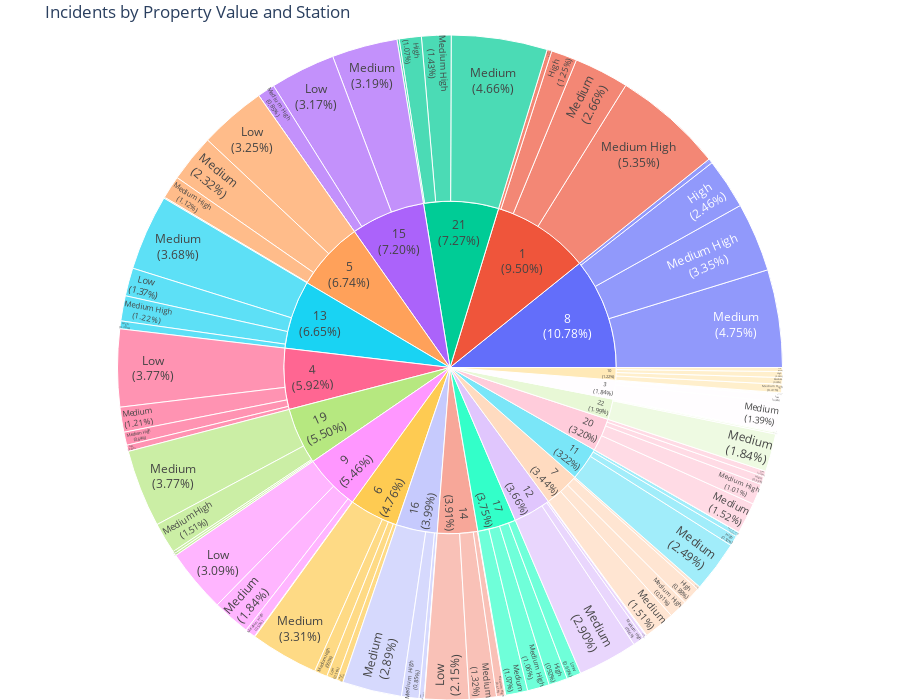
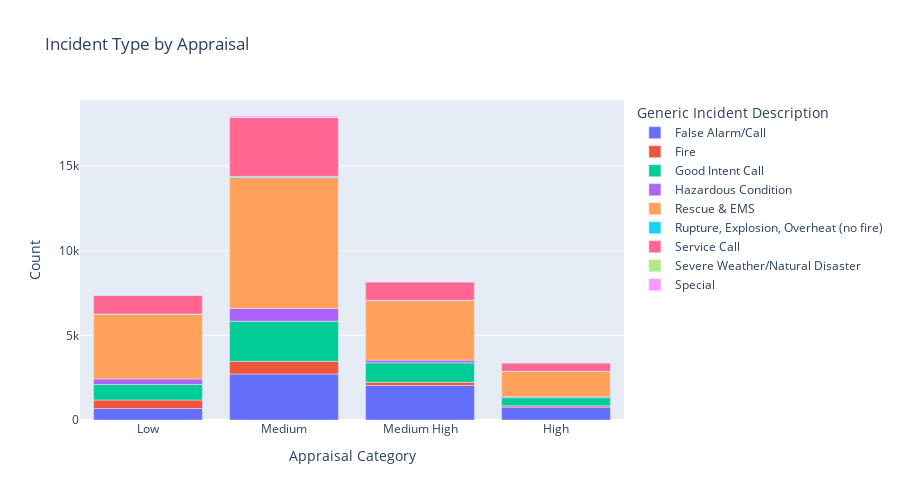

Notebook source saved alongside these figures, in order:
### Markdown cell above
another viz

### Code cell
# Rename descriptions to shorter versions
pv_fi_df['Generic Incident Description'].replace("Rescue & Emergency Medical Service (EMS)", "Rescue & EMS", inplace=True)
pv_fi_df['Generic Incident Description'].replace("False Alarm & False Call", "False Alarm/Call", inplace=True)
pv_fi_df['Generic Incident Description'].replace("Hazardous Condition (no fire)", "Hazardous Condition", inplace=True)
pv_fi_df['Generic Incident Description'].replace("Overpressure Rupture, Explosion, Overheat (no fire)", "Rupture, Explosion, Overheat (no fire)", inplace=True)
pv_fi_df['Generic Incident Description'].replace("Severe Weather & Natural Disaster", "Severe Weather/Natural Disaster", inplace=True)

# Plot data
fig = px.sunburst(pv_fi_df, values='Count', path=['Station', 'AppraisedBucket'], hover_name="Station", height=700, title="Incidents by Property Value and Station")
fig.update_layout(margin=dict(t=35, l=0, r=0, b=0)).update_traces(texttemplate="%{label}<br>(%{percentEntry:.2%})")

# Save and show figure
fig.write_html("Property_Value_Station.html")
fig.show()

# Group by for visualization
pv_fi_df_grouped = pv_fi_df.groupby(['AppraisedBucket', 'Generic Incident Description']).size()
pv_fi_df_grouped = pv_fi_df_grouped.reset_index()
pv_fi_df_grouped.rename(columns={0: 'Count'}, inplace=True)

# plot data
fig = px.bar(pv_fi_df_grouped, x='AppraisedBucket', y= 'Count', color='Generic Incident Description', height=500, title="Incident Type by Appraisal")
fig.update_layout(xaxis_title="Appraisal Category")

# Save and show figure
fig.write_html("Property_Value_Incident.html")
fig.show()

### Figure 1 — Plotly figure (JSON) as saved in the notebook; plotly's stock layout.template omitted (floating-point values rounded to 4 significant figures)
{"data": [{"branchvalues": "total", "domain": {"x": [0.0, 1.0], "y": [0.0, 1.0]}, "hovertemplate": "<b>%{hovertext}</b><br><br>labels=%{label}<br>Count=%{value}<br>parent=%{parent}<br>id=%{id}<extra></extra>", "hovertext": ["1.0", "3.0", "4.0", "5.0", "6.0", "7.0", "8.0", "9.0", "10.0", "11.0", "12.0", "13.0", "14.0", "15.0", "16.0", "17.0", "19.0", "20.0", "21.0", "22.0", "1.0", "3.0", "4.0", "5.0", "6.0", "7.0", "8.0", "9.0", "10.0", "11.0", "12.0", "13.0", "14.0", "15.0", "16.0", "17.0", "19.0", "20.0", "21.0", "22.0", "1.0", "3.0", "4.0", "5.0", "6.0", "7.0", "8.0", "9.0", "10.0", "11.0", "12.0", "13.0", "14.0", "15.0", "16.0", "17.0", "19.0", "20.0", "21.0", "22.0", "1.0", "nan", "4.0", "5.0", "6.0", "7.0", "8.0", "9.0", "10.0", "11.0", "12.0", "13.0", "14.0", "nan", "16.0", "17.0", "19.0", "20.0", "21.0", "22.0", "1.0", "3.0", "4.0", "5.0", "6.0", "7.0", "8.0", "9.0", "10.0", "11.0", "12.0", "13.0", "14.0", "15.0", "16.0", "17.0", "19.0", "20.0", "21.0", "22.0"], "ids": ["1/Low", "3/Low", "4/Low", "5/Low", "6/Low", "7/Low", "8/Low", "9/Low", "10/Low", "11/Low", "12/Low", "13/Low", "14/Low", "15/Low", "16/Low", "17/Low", "19/Low", "20/Low", "21/Low", "22/Low", "1/Medium", "3/Medium", "4/Medium", "5/Medium", "6/Medium", "7/Medium", "8/Medium", "9/Medium", "10/Medium", "11/Medium", "12/Medium", "13/Medium", "14/Medium", "15/Medium", "16/Medium", "17/Medium", "19/Medium", "20/Medium", "21/Medium", "22/Medium", "1/Medium High", "3/Medium High", "4/Medium High", "5/Medium High", "6/Medium High", "7/Medium High", "8/Medium High", "9/Medium High", "10/Medium High", "11/Medium High", "12/Medium High", "13/Medium High", "14/Medium High", "15/Medium High", "16/Medium High", "17/Medium High", "19/Medium High", "20/Medium High", "21/Medium High", "22/Medium High", "1/High", "3/High", "4/High", "5/High", "6/High", "7/High", "8/High", "9/High", "10/High", "11/High", "12/High", "13/High", "14/High", "15/High", "16/High", "17/High", "19/High", "20/High", "21/High", "22/High", "1", "3", "4", "5", "6", "7", "8", "9", "10", "11", "12", "13", "14", "15", "16", "17", "19", "20", "21", "22"], "labels": ["Low", "Low", "Low", "Low", "Low", "Low", "Low", "Low", "Low", "Low", "Low", "Low", "Low", "Low", "Low", "Low", "Low", "Low", "Low", "Low", "Medium", "Medium", "Medium", "Medium", "Medium", "Medium", "Medium", "Medium", "Medium", "Medium", "Medium", "Medium", "Medium", "Medium", "Medium", "Medium", "Medium", "Medium", "Medium", "Medium", "Medium High", "Medium High", "Medium High", "Medium High", "Medium High", "Medium High", "Medium High", "Medium High", "Medium High", "Medium High", "Medium High", "Medium High", "Medium High", "Medium High", "Medium High", "Medium High", "Medium High", "Medium High", "Medium High", "Medium High", "High", "High", "High", "High", "High", "High", "High", "High", "High", "High", "High", "High", "High", "High", "High", "High", "High", "High", "High", "High", "1", "3", "4", "5", "6", "7", "8", "9", "10", "11", "12", "13", "14", "15", "16", "17", "19", "20", "21", "22"], "name": "", "parents": ["1", "3", "4", "5", "6", "7", "8", "9", "10", "11", "12", "13", "14", "15", "16", "17", "19", "20", "21", "22", "1", "3", "4", "5", "6", "7", "8", "9", "10", "11", "12", "13", "14", "15", "16", "17", "19", "20", "21", "22", "1", "3", "4", "5", "6", "7", "8", "9", "10", "11", "12", "13", "14", "15", "16", "17", "19", "20", "21", "22", "1", "3", "4", "5", "6", "7", "8", "9", "10", "11", "12", "13", "14", "15", "16", "17", "19", "20", "21", "22", "", "", "", "", "", "", "", "", "", "", "", "", "", "", "", "", "", "", "", ""], "texttemplate": "%{label}<br>(%{percentEntry:.2%})", "type": "sunburst", "values": [85, 124, 1390, 1201, 187, 53, 83, 1141, 72, 3, 15, 504, 794, 1170, 89, 256, 43, 102, 39, 31, 983, 513, 448, 855, 1222, 557, 1752, 678, 121, 920, 1072, 1358, 486, 1176, 1066, 396, 1392, 562, 1721, 679, 1974, 42, 235, 412, 232, 335, 1238, 185, 151, 82, 207, 451, 152, 313, 313, 393, 556, 373, 529, 9, 463, 0, 112, 19, 116, 325, 907, 10, 105, 184, 56, 141, 11, 0, 6, 338, 40, 145, 396, 17, 3505, 679, 2185, 2487, 1757, 1270, 3980, 2014, 449, 1189, 1350, 2454, 1443, 2659, 1474, 1383, 2031, 1182, 2685, 736]}], "layout": {"height": 700, "legend": {"tracegroupgap": 0}, "margin": {"b": 0, "l": 0, "r": 0, "t": 35}, "title": {"text": "Incidents by Property Value and Station"}}}

### Figure 2 — Plotly figure (JSON) as saved in the notebook; plotly's stock layout.template omitted (floating-point values rounded to 4 significant figures)
{"data": [{"alignmentgroup": "True", "hovertemplate": "Generic Incident Description=False Alarm/Call<br>AppraisedBucket=%{x}<br>Count=%{y}<extra></extra>", "legendgroup": "False Alarm/Call", "marker": {"color": "#636efa", "pattern": {"shape": ""}}, "name": "False Alarm/Call", "offsetgroup": "False Alarm/Call", "orientation": "v", "showlegend": true, "textposition": "auto", "type": "bar", "x": ["Low", "Medium", "Medium High", "High"], "xaxis": "x", "y": [678, 2714, 2045, 761], "yaxis": "y"}, {"alignmentgroup": "True", "hovertemplate": "Generic Incident Description=Fire<br>AppraisedBucket=%{x}<br>Count=%{y}<extra></extra>", "legendgroup": "Fire", "marker": {"color": "#EF553B", "pattern": {"shape": ""}}, "name": "Fire", "offsetgroup": "Fire", "orientation": "v", "showlegend": true, "textposition": "auto", "type": "bar", "x": ["Low", "Medium", "Medium High", "High"], "xaxis": "x", "y": [503, 750, 179, 81], "yaxis": "y"}, {"alignmentgroup": "True", "hovertemplate": "Generic Incident Description=Good Intent Call<br>AppraisedBucket=%{x}<br>Count=%{y}<extra></extra>", "legendgroup": "Good Intent Call", "marker": {"color": "#00cc96", "pattern": {"shape": ""}}, "name": "Good Intent Call", "offsetgroup": "Good Intent Call", "orientation": "v", "showlegend": true, "textposition": "auto", "type": "bar", "x": ["Low", "Medium", "Medium High", "High"], "xaxis": "x", "y": [914, 2368, 1157, 475], "yaxis": "y"}, {"alignmentgroup": "True", "hovertemplate": "Generic Incident Description=Hazardous Condition<br>AppraisedBucket=%{x}<br>Count=%{y}<extra></extra>", "legendgroup": "Hazardous Condition", "marker": {"color": "#ab63fa", "pattern": {"shape": ""}}, "name": "Hazardous Condition", "offsetgroup": "Hazardous Condition", "orientation": "v", "showlegend": true, "textposition": "auto", "type": "bar", "x": ["Low", "Medium", "Medium High", "High"], "xaxis": "x", "y": [332, 757, 156, 62], "yaxis": "y"}, {"alignmentgroup": "True", "hovertemplate": "Generic Incident Description=Rescue & EMS<br>AppraisedBucket=%{x}<br>Count=%{y}<extra></extra>", "legendgroup": "Rescue & EMS", "marker": {"color": "#FFA15A", "pattern": {"shape": ""}}, "name": "Rescue & EMS", "offsetgroup": "Rescue & EMS", "orientation": "v", "showlegend": true, "textposition": "auto", "type": "bar", "x": ["Low", "Medium", "Medium High", "High"], "xaxis": "x", "y": [3802, 7737, 3512, 1492], "yaxis": "y"}, {"alignmentgroup": "True", "hovertemplate": "Generic Incident Description=Rupture, Explosion, Overheat (no fire)<br>AppraisedBucket=%{x}<br>Count=%{y}<extra></extra>", "legendgroup": "Rupture, Explosion, Overheat (no fire)", "marker": {"color": "#19d3f3", "pattern": {"shape": ""}}, "name": "Rupture, Explosion, Overheat (no fire)", "offsetgroup": "Rupture, Explosion, Overheat (no fire)", "orientation": "v", "showlegend": true, "textposition": "auto", "type": "bar", "x": ["Low", "Medium", "Medium High", "High"], "xaxis": "x", "y": [31, 65, 24, 8], "yaxis": "y"}, {"alignmentgroup": "True", "hovertemplate": "Generic Incident Description=Service Call<br>AppraisedBucket=%{x}<br>Count=%{y}<extra></extra>", "legendgroup": "Service Call", "marker": {"color": "#FF6692", "pattern": {"shape": ""}}, "name": "Service Call", "offsetgroup": "Service Call", "orientation": "v", "showlegend": true, "textposition": "auto", "type": "bar", "x": ["Low", "Medium", "Medium High", "High"], "xaxis": "x", "y": [1109, 3473, 1090, 501], "yaxis": "y"}, {"alignmentgroup": "True", "hovertemplate": "Generic Incident Description=Severe Weather/Natural Disaster<br>AppraisedBucket=%{x}<br>Count=%{y}<extra></extra>", "legendgroup": "Severe Weather/Natural Disaster", "marker": {"color": "#B6E880", "pattern": {"shape": ""}}, "name": "Severe Weather/Natural Disaster", "offsetgroup": "Severe Weather/Natural Disaster", "orientation": "v", "showlegend": true, "textposition": "auto", "type": "bar", "x": ["Low", "Medium", "Medium High", "High"], "xaxis": "x", "y": [2, 18, 5, 2], "yaxis": "y"}, {"alignmentgroup": "True", "hovertemplate": "Generic Incident Description=Special<br>AppraisedBucket=%{x}<br>Count=%{y}<extra></extra>", "legendgroup": "Special", "marker": {"color": "#FF97FF", "pattern": {"shape": ""}}, "name": "Special", "offsetgroup": "Special", "orientation": "v", "showlegend": true, "textposition": "auto", "type": "bar", "x": ["Low", "Medium", "Medium High", "High"], "xaxis": "x", "y": [11, 75, 14, 9], "yaxis": "y"}], "layout": {"barmode": "relative", "height": 500, "legend": {"title": {"text": "Generic Incident Description"}, "tracegroupgap": 0}, "title": {"text": "Incident Type by Appraisal"}, "xaxis": {"anchor": "y", "domain": [0.0, 1.0], "title": {"text": "Appraisal Category"}}, "yaxis": {"anchor": "x", "domain": [0.0, 1.0], "title": {"text": "Count"}}}}
